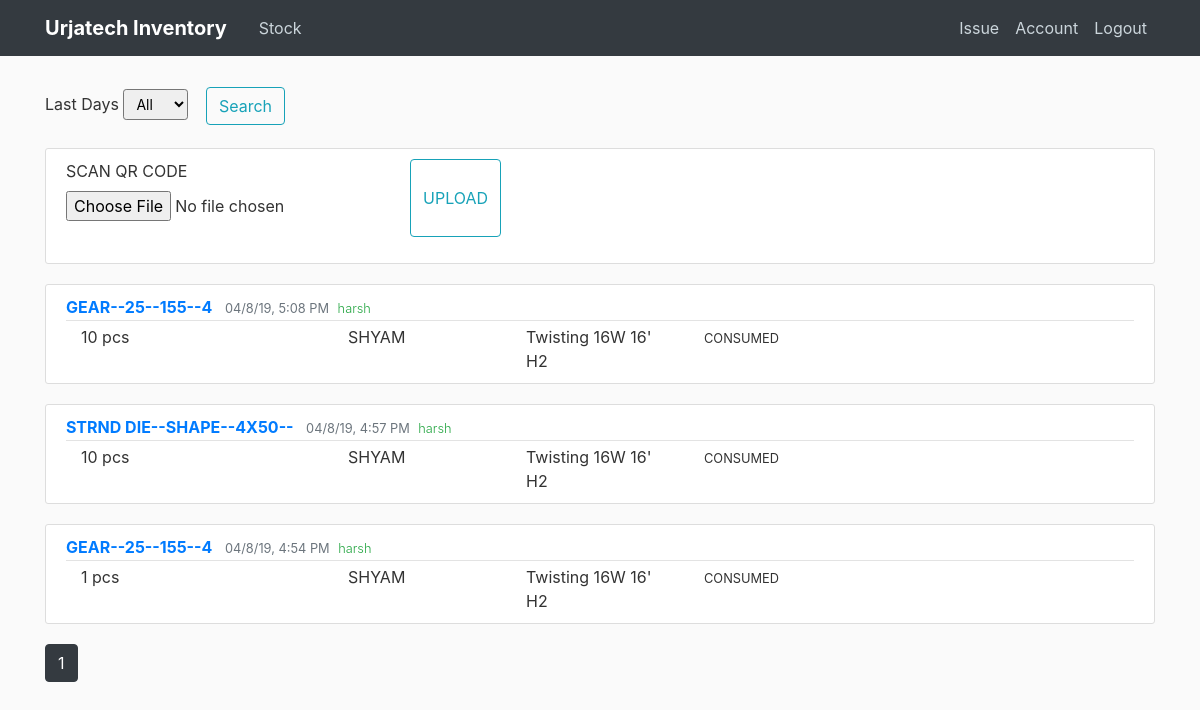
/home (signed in), run on the app's committed database.
### flaskblog/models.py (models this page shows, shortened)
class Post(db.Model):
    id = db.Column(db.Integer, primary_key=True)
    material_id = db.Column(db.String(50), nullable=False)
    numbers_issued = db.Column(db.Integer)
    unit = db.Column(db.String(10))
    person = db.Column(db.String(20))
    location = db.Column(db.String(50))
    type_issued = db.Column(db.String(20))
    date_posted = db.Column(db.DateTime, nullable=False, default=datetime.now)
    user_id = db.Column(db.Integer, db.ForeignKey('user.id'))

class User(db.Model, UserMixin):
    id = db.Column(db.Integer, primary_key=True)
    name = db.Column(db.String(30), nullable=False)
    username = db.Column(db.String(20), unique=True, nullable=False)
    email = db.Column(db.String(100), unique=True, nullable=False)
    image_file = db.Column(db.String(20), nullable=False, default='56c6632a3ab0abec.jpg')
    password = db.Column(db.String(60), nullable=False)
    posts = db.relationship('Post', backref='author', lazy=True)

### flaskblog/routes.py (the view, shortened to what this page needs)
@app.route("/", methods=['GET', 'POST'])
@app.route("/home", methods=['GET', 'POST'])
@login_required
def home():
    is_empty=False
    page = request.args.get('page', 1, type=int)
    num_posts = min(request.args.get('limit', 10), 50)
    query = request.args.get('q', '')
    per_page=20
    form = SortDays()
    search_form = Search()
    posts = Post.query.order_by(desc(Post.date_posted))
    if form.sort_days.data == '1':
        posts = Post.query.order_by(desc(Post.date_posted)).filter(Post.date_posted > (datetime.now()-timedelta(days=1)))
    elif form.sort_days.data == '7':
        posts = Post.query.order_by(desc(Post.date_posted)).filter(Post.date_posted > (datetime.now()-timedelta(days=7)))
    elif form.sort_days.data == '30':
        posts = Post.query.order_by(desc(Post.date_posted)).filter(Post.date_posted > (datetime.now()-timedelta(days=30)))
    elif form.sort_days.data == '90':
        posts = Post.query.order_by(desc(Post.date_posted)).filter(Post.date_posted > (datetime.now()-timedelta(days=90)))
    elif form.sort_days.data == '360':
        posts = Post.query.order_by(desc(Post.date_posted)).filter(Post.date_posted > (datetime.now()-timedelta(days=360)))
    elif form.sort_days.data == 'All':
        posts = Post.query.order_by(desc(Post.date_posted))
    if len(posts.all()) == 0:
        is_empty = True
    barcode_data = None
    form_barcode = UploadScan()
    return render_template('home.html', form=form, search_form=search_form,
                            posts=posts.paginate(page=page, per_page=per_page),
                            is_empty=is_empty, form_barcode=form_barcode,
                            barcode_data=barcode_data)

### flaskblog/forms.py
class SortDays(FlaskForm):
    sort_days = SelectField('Last Days', choices=[('All', 'All'), ('1', '1'),
                                                  ('7', '7'), ('30', '30'),
                                                  ('90', '90'), ('360', '360')])
    submit = SubmitField('Search')

class Search(FlaskForm):
    search_query = StringField('Search', validators=[DataRequired()])
    submit = SubmitField('Search 2')

### flaskblog/models.py (called while the page is built)
@login_manager.user_loader
def load_user(user_id):
    return User.query.get(int(user_id))

### flaskblog/templates/home.html (shortened to what this page needs)
{% extends "layout.html" %}
{% block content %}
<form method="POST" action="">
        <div class="form-group">
            {{ form.sort_days.label(class="form-control-label")}}
            {% if form.sort_days.errors %}
                {{ form.sort_days(class="form-control form-control-lg is-invalid") }}
                <div class="invalid-feedback">
                    {% for error in form.sort_days.errors %}
                    <span>
                    {{ error }}
                    </span>
                    {% endfor %}
                </div>
            {% else %}
            {{ form.sort_days(class="form-control-sm") }}
            {% endif %}
            <div class="btn">
              {{ form.submit(class="btn btn-outline-info") }}
            </div>
        </div>
</form>
<div class="content-section btn-outline">
    <form method="POST" action="" enctype="multipart/form-data">
        <fieldset class="form-group input-group">
            <div class="form-group">
                {{ form_barcode.picture.label() }}
                {{ form_barcode.picture(class="form-control-file input-group") }}
            </div>
            {{ form_barcode.submit(class="btn btn-outline-info") }}
        </fieldset>
    </form>
</div>
{% for post in posts.items %}
  <article class="media content-section">
  <div class="media-body">
    <div class="article-metadata">
        <a class="mr-2 text-uppercase font-weight-bold" href="{{ url_for('post', post_id=post.id) }}"> {{ post.material_id }}</a>
        <small class="text-muted">{{ post.date_posted.strftime("%d/%-m/%-y, %-I:%M %p")}}</small>
        <small class="font-weight-light text-success ml-1">{{ post.author.name }}</small>
      </div>
      <div class="container text-sm">
        <div class="row">
          <div class="col-3">
            {{ post.numbers_issued }} {{post.unit}}
          </div>
          <div class="col-2">
            {{ post.person }}
          </div>
        <div class="col-2">
          {{ post.location }}
        </div>
        <div class="col">
          <small> {{ post.type_issued }}</small>
        </div>
      </div>
      </div>
    </div>
  </article>
{% endfor %}
{% for page_num in posts.iter_pages(left_edge=1, right_edge=1, left_current=1, right_current=2) %}
  {% if page_num %}
    {% if posts.page == page_num %}
      <a class="btn btn-dark mb-4" href="{{ url_for('home', page=page_num) }}">{{page_num}}</a>
    {% else %}
      <a class="btn btn-outline-dark mb-4" href="{{ url_for('home', page=page_num) }}">{{page_num}}</a>
    {% endif %}
  {% else %}
    ...
  {% endif %}
{% endfor %}
{% endblock content %}

### flaskblog/static/main.css (style rules this page uses)
body { background: #fafafa; color: #333333; margin-top: 5rem; }
.content-section { background: #ffffff; padding: 10px 20px; border: 1px solid #dddddd; border-radius: 3px; margin-bottom: 20px; }
.article-metadata { padding-bottom: 1px; margin-bottom: 4px; border-bottom: 1px solid #e3e3e3 }

### data on the page
Post: material_id "GEAR--25--155--4", date_posted "04/8/19, 5:08 PM", author.name "harsh", numbers_issued "10", unit "pcs", person "SHYAM", location "Twisting 16W 16' H2", type_issued "CONSUMED"
Post: material_id "STRND DIE--SHAPE--4X50--", date_posted "04/8/19, 4:57 PM", author.name "harsh", numbers_issued "10", unit "pcs", person "SHYAM", location "Twisting 16W 16' H2", type_issued "CONSUMED"
Post: material_id "GEAR--25--155--4", date_posted "04/8/19, 4:54 PM", author.name "harsh", numbers_issued "1", unit "pcs", person "SHYAM", location "Twisting 16W 16' H2", type_issued "CONSUMED"

### other printed values
{{ page_num }} "1"
